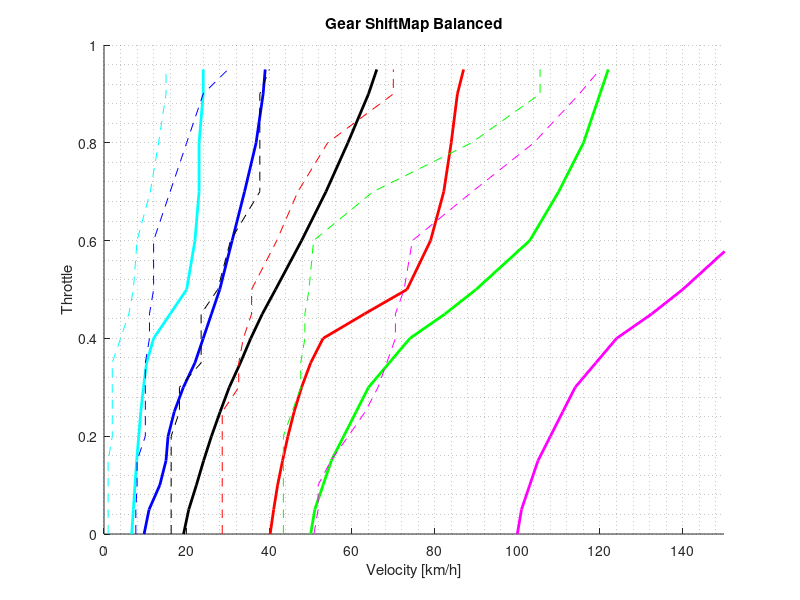

This figure's MATLAB source:
%% 
% close all; clc;
throttle_points = [0,0.05,0.1,0.15,0.2,0.25,0.3,0.35,0.4,0.45,0.5,0.6,0.7,0.8,0.9,0.95];

data.TCU.upshift.veh_spd=...
[6.7,7.1,7.5,7.9,8.4,8.9,9.55,10.3,12,16,20,22,23,23,24,24;
9.7,10.9,13.5,15,15.5,17,19.2,22,24,26,28,31,34,36.8,38.5,39;
19.25,20.5,22.35,24.1,26,28.1,30.3,33,35.5,38.3,41.5,47.8,53.7,59,64,66;
40.2,41.05,42,43.2,44.5,46,47.8,50,53,63,73.3,79,82.2,84,85.5,87;
50,51,53,55,58,61,64,69,74,82.5,90,103,110,116,120,122;
[50,51,53,55,58,61,64,69,74,82.5,90,103,110,116,120,122] + 50;
500,500,500,500,500,500,500,500,500,500,500,500,500,500,500,500;
500,500,500,500,500,500,500,500,500,500,500,500,500,500,500,500]';



data.TCU.downshift.veh_spd =  ...
[1,7.7,16.25,28.600,43.400,50.800,500,500;
1,7.7,16.25,28.600,43.400,51.800,500,500;
1,8,16.25,28.600,43.400,51.800,500,500;
1,8,16.25,28.600,43.400,54.900,500,500;
2,10,16.25,28.600,43.400,59.100,500,500;
2,10,18.25,28.600,45.500,63.200,500,500;
2,10,18.25,32.600,47.600,66.300,500,500;
2,10,23.500,32.600,47.600,68.400,500,500;
4,11,23.500,33.700,48.600,70.500,500,500;
6,11,23.500,35.700,48.600,70.500,500,500;
7.1000,12,27.500,35.700,49.600,72.600,500,500;
8,12,30.600,41.800,50.700,74.600,500,500;
11.200,16,37.700,46.900,65.100,89.100,500,500;
13.200,20,37.700,54.100,88.900,104,500,500;
15,24,37.7000,70,105.50,115,500,500;
15,30,40,70,105.5,120,500,500];




figure
hold on
grid minor

plot(data.TCU.upshift.veh_spd(:,1),throttle_points,'c-','Linewidth',2)
plot(data.TCU.upshift.veh_spd(:,2),throttle_points,'b-','Linewidth',2)
plot(data.TCU.upshift.veh_spd(:,3),throttle_points,'k-','Linewidth',2)
plot(data.TCU.upshift.veh_spd(:,4),throttle_points,'r-','Linewidth',2)
plot(data.TCU.upshift.veh_spd(:,5),throttle_points,'g-','Linewidth',2)
plot(data.TCU.upshift.veh_spd(:,6),throttle_points,'m-','Linewidth',2)

plot(data.TCU.downshift.veh_spd(:,1),throttle_points,'c--')
plot(data.TCU.downshift.veh_spd(:,2),throttle_points,'b--')
plot(data.TCU.downshift.veh_spd(:,3),throttle_points,'k--')
plot(data.TCU.downshift.veh_spd(:,4),throttle_points,'r--')
plot(data.TCU.downshift.veh_spd(:,5),throttle_points,'g--')
plot(data.TCU.downshift.veh_spd(:,6),throttle_points,'m--')

title('Gear ShiftMap Balanced');
xlabel('Velocity [km/h]');
ylabel('Throttle')
axis([0 150 0 1])

%%%%%%%%%%%%%%%%%%%%%%%%%%%%%%%%%%%%%%%%%%%%%%%%%%%%%%%%%%%%%%%%%%%%%%%%%%%%%%%%%%%%%